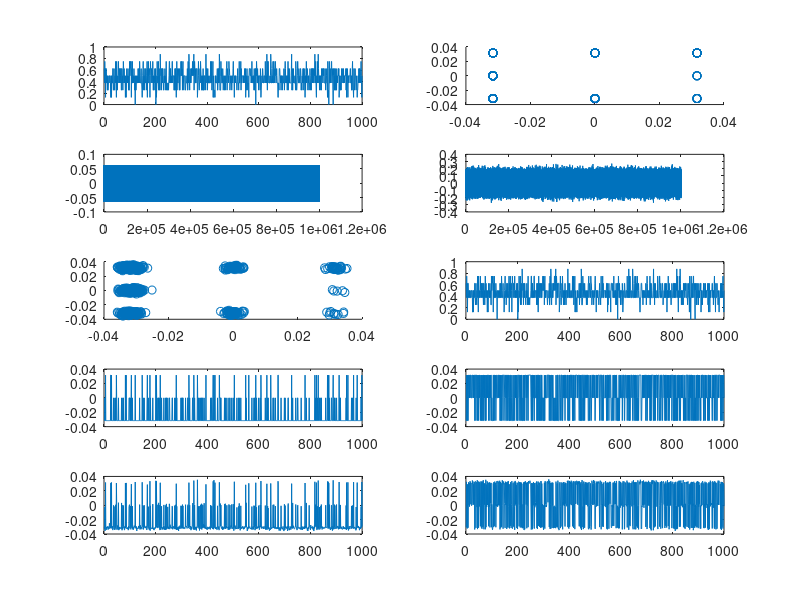
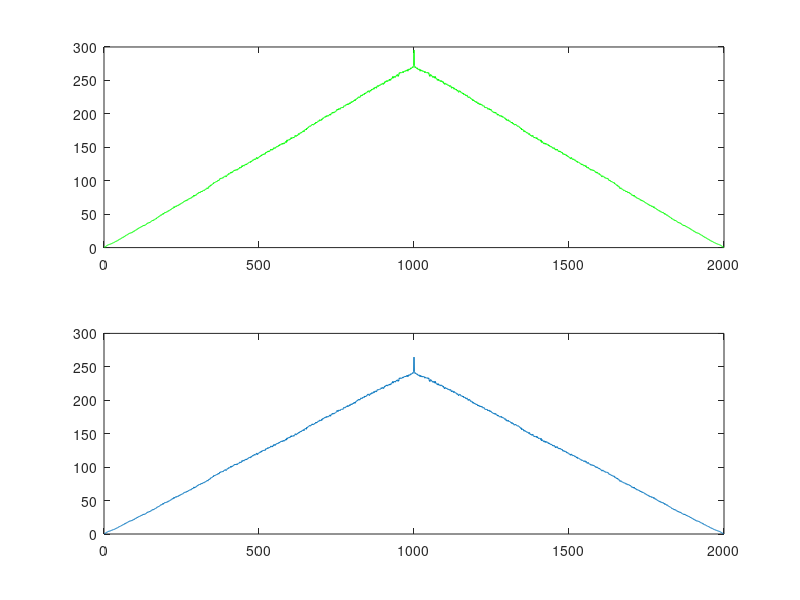

Here is the MATLAB script that generated these plots, in order:
%This is a simulation for a quadrature amplitude modulation.

%generating a random signal which ic considered as an output of a sensor
Signal = 5*ones(1,1000)+randn(1,1000)*1.5;
%generating time axis and two mutually orthogonal signals O0, O1. These
%orthogonal signal will serve as the basis signals in the 2-D plane
t = [0:0.001:1];
O0 = sqrt(2)*cos(2*pi*100*t);
O1 = sqrt(2)*sin(2*pi*100*t);
%normalizing the incoming signal to put it in scale of 0 to 1
M = max(Signal);
Signal = Signal./M;
%quantizing the signal
Quant = zeros(1,length(Signal));
for i=1:length(Signal)
    if Signal(i)<=0.125
        Quant(i)=0;
    elseif Signal(i)>=0.125&&Signal(i)<=0.25
        Quant(i)=0.125;
    elseif Signal(i)>=0.25&&Signal(i)<=0.375
        Quant(i)=0.25;
    elseif Signal(i)>=0.375&&Signal(i)<=0.5
        Quant(i)=0.375;
    elseif Signal(i)>=0.5&&Signal(i)<=0.625
        Quant(i)=0.5;
    elseif Signal(i)>=0.625&&Signal(i)<=0.75
        Quant(i)=0.625;
    elseif Signal(i)>=0.75&&Signal(i)<=0.875
        Quant(i)=0.75;
    else 
        Quant(i)=0.875;    
    end
end
figure(1)
subplot(5,2,1);
plot(Quant);
% getting the the constellation diagram
x = zeros(1,length(Signal));
y = zeros(1,length(Signal));
x(Signal<=0.125) = (10^(-3))^0.5;
y(Signal<=0.125) = 0;
x(Signal>=0.125&Signal<=0.25) = (10^(-3))^0.5;
y(Signal>=0.125&Signal<=0.25) = (10^(-3))^0.5;
x(Signal>=0.25&Signal<=0.375) = 0;
y(Signal>=0.25&Signal<=0.375) = (10^(-3))^0.5;
x(Signal>=0.325&Signal<=0.5) = -(10^(-3))^0.5;
y(Signal>=0.325&Signal<=0.5) = (10^(-3))^0.5;
x(Signal>=0.5&Signal<=0.625) = -(10^(-3))^0.5;
y(Signal>=0.5&Signal<=0.625) = 0;
x(Signal>=0.625&Signal<=0.75) = -(10^(-3))^0.5;
y(Signal>=0.625&Signal<=0.75) = -(10^(-3))^0.5;
x(Signal>=0.75&Signal<=0.875) = 0;
y(Signal>=0.75&Signal<=0.875) = -(10^(-3))^0.5;
x(Signal>=0.875&Signal<=1) = (10^(-3))^0.5;
y(Signal>=0.875&Signal<=1) = -(10^(-3))^0.5;
subplot(5,2,2);
scatter(x,y);
% modulating the information from the incoming signal on the orthonormal
% basis
xmod = zeros(1,length(t)*length(Signal));
ymod = zeros(1,length(t)*length(Signal));
for i=1:length(Signal)
    xmod((i-1)*length(t)+1:1:i*length(t))=x(i)*O0;
    ymod((i-1)*length(t)+1:1:i*length(t))=y(i)*O1;
end
%the final signal which is to be transmitted
final = xmod+ymod;
subplot(5,2,3);
plot(final);
%white gaussian noise with standard deviation of N/2
N = 10^(-1);
noise = randn(1,length(final))*(N/2);
%the recieved signal
recieved = final + noise;
subplot(5,2,4);
plot(recieved);
%deomdulation of the signal 
xr = zeros(1,length(Signal));
yr = zeros(1,length(Signal));
for i=1:length(Signal)
    xr(i) = sum(recieved((i-1)*length(t)+1:1:i*length(t)).*O0)/length(t);
    yr(i) = sum(recieved((i-1)*length(t)+1:1:i*length(t)).*O1)/length(t);
end
% the constelation diagram of the incoming signal 
subplot(5,2,5);
scatter(xr,yr);
%getting the final signal 
decider = [(xr*((10^(-3))^0.5) + yr*0-0.001*0.5*ones(1,length(yr)));(xr*((10^(-3))^0.5)+yr*((10^(-3))^0.5)-0.001*ones(1,length(yr)));(xr*0+yr*((10^(-3))^0.5)-0.001*0.5*ones(1,length(yr)));(xr*(-(10^(-3))^0.5)+yr*((10^(-3))^0.5)-0.001*ones(1,length(yr)));(xr*(-(10^(-3))^0.5)+yr*(0)-0.001*0.5*ones(1,length(yr)));(xr*(-(10^(-3))^0.5)+yr*(-(10^(-3))^0.5)-0.001*ones(1,length(yr)));(xr*(0)+yr*(-(10^(-3))^0.5)-0.001*0.5*ones(1,length(yr)));(xr*((10^(-3))^0.5)+yr*(-(10^(-3))^0.5)-0.001*ones(1,length(yr)))];
Rec_Signal = zeros(1,length(Signal));
test = zeros(1,length(Signal));
for i=1:length(Signal)
    decide = find(decider(:,i)==max(decider(:,i)));
    test(i) = decide;
    if decide==1
        Rec_Signal(i)=0;
    elseif decide==2
        Rec_Signal(i)=0.125;
    elseif decide==3
        Rec_Signal(i)=0.25;
    elseif decide==4
        Rec_Signal(i)=0.375;
    elseif decide==5
        Rec_Signal(i)=0.5;
    elseif decide==6
        Rec_Signal(i)=0.625;
    elseif decide==7
        Rec_Signal(i)=0.75;
    else 
        Rec_Signal(i)=0.875;    
    end
end
subplot(5,2,6)
plot(Rec_Signal);
subplot(5,2,7);
plot(x);
subplot(5,2,8);
plot(y);
subplot(5,2,9);
plot(xr);
subplot(5,2,10)
plot(yr);
figure(2)
subplot(2,1,1)
plot(xcorr(Signal,Signal),'g');
subplot(2,1,2)
plot(xcorr(Rec_Signal,Signal));